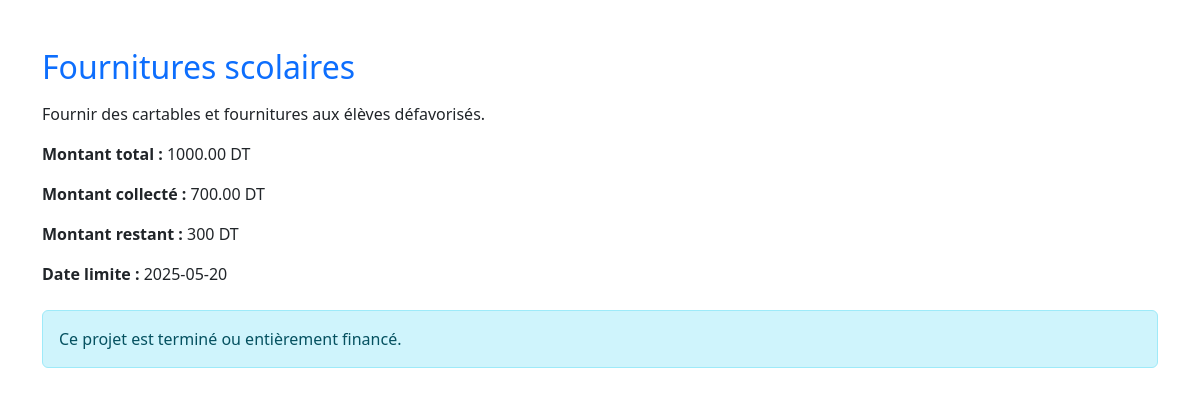
Screenshot of /details_projet.php?id=1 (signed in) with the database file from the repository.
### tables this page shows
CREATE TABLE IF NOT EXISTS `projet` (
  `id` int NOT NULL AUTO_INCREMENT,
  `id_association` int DEFAULT NULL,
  `titre` varchar(100) DEFAULT NULL,
  `description` text,
  `montant_total` decimal(10,2) DEFAULT NULL,
  `date_limite` date DEFAULT NULL,
  `montant_collecte` decimal(10,2) DEFAULT '0.00',
  PRIMARY KEY (`id`),
  KEY `id_association` (`id_association`)
);

### details_projet.php (the view, shortened to what this page needs)
<?php
include 'config.php';
$id_projet = $_GET['id'];
$stmt = $conn->prepare("SELECT * FROM projet WHERE id = ?");
$stmt->bind_param("i", $id_projet);
$stmt->execute();
$projet = $stmt->get_result()->fetch_assoc();
$montant_restant = $projet['montant_total'] - $projet['montant_collecte'];
?>
<!DOCTYPE html>
<html lang="fr">
<head>
  <link href="https://cdn.jsdelivr.net/npm/bootstrap@5.3.0/dist/css/bootstrap.min.css" rel="stylesheet">
</head>
<body>
<div class="container mt-5">
  <h2 class="text-primary mb-3"><?php echo htmlspecialchars($projet['titre']); ?></h2>
  <p><?php echo nl2br(htmlspecialchars($projet['description'])); ?></p>
  <p><strong>Montant total :</strong> <?php echo $projet['montant_total']; ?> DT</p>
  <p><strong>Montant collecté :</strong> <?php echo $projet['montant_collecte']; ?> DT</p>
  <p><strong>Montant restant :</strong> <?php echo $montant_restant; ?> DT</p>
  <p><strong>Date limite :</strong> <?php echo $projet['date_limite']; ?></p>
  <?php if ($montant_restant > 0 && $projet['date_limite'] >= date('Y-m-d')): ?>
    <hr>
    <h4>💸 Participer à ce projet</h4>
    <form method="POST" action="participer.php">
      <input type="hidden" name="id_projet" value="<?php echo $id_projet; ?>">
      <div class="mb-3">
        <label for="montant" class="form-label">Montant à donner (DT)</label>
        <input type="number" name="montant" class="form-control" min="1" max="<?php echo $montant_restant; ?>" required>
      </div>
      <button type="submit" class="btn btn-success">Participer</button>
    </form>
  <?php else: ?>
    <div class="alert alert-info mt-4">Ce projet est terminé ou entièrement financé.</div>
  <?php endif; ?>
</div>
</body>
</html>

### rows the page displays
projet: titre "Fournitures scolaires", description "Fournir des cartables et fournitures aux élèves défavorisés.", montant_total "1000.00", montant_collecte "700.00", montant_restant "300", date_limite "2025-05-20"
